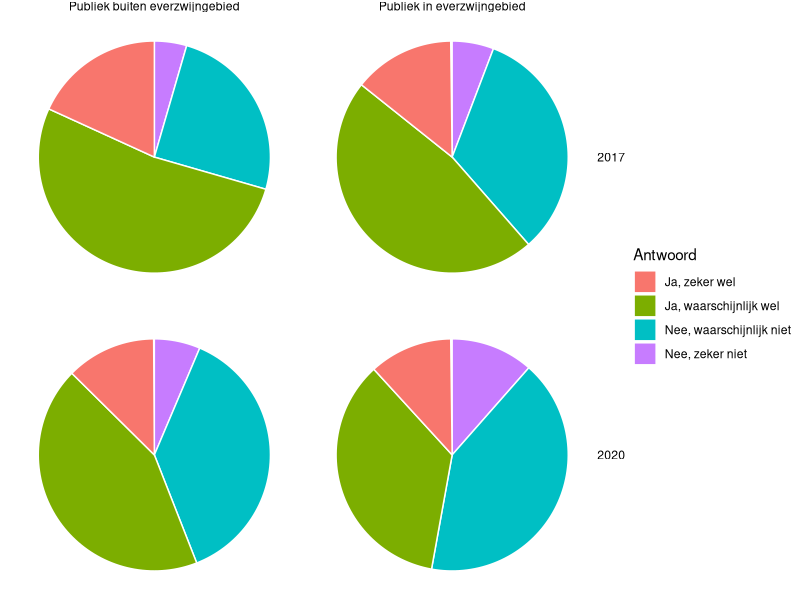

This chart was generated by the following R code:
## ---- chunk 1
library(tidyverse)
library(ggplot2)
## ---- chunk 2
Aantrekking_data <- read.csv("./dashboard/input/maatschappelijke_draagkracht/F14_2_data.csv",
                         sep = ",",
                         header = TRUE)

## ---- chunk 3
Aantrekking_data$Antwoord <- factor(Aantrekking_data$Antwoord , 
                                    levels = c('Ja, zeker wel', 'Ja, waarschijnlijk wel', 
                                               'Nee, waarschijnlijk niet', 'Nee, zeker niet'))

plot_aantrekking <- ggplot(data = Aantrekking_data, 
                   aes(x="", 
                       y=percentage, 
                       fill=Antwoord)) +
  geom_bar(stat="identity", 
           width=1,
           color="white") +
  coord_polar("y", 
              start=0) +
  facet_grid (Year ~ Sector) +
  theme_void()

plot_aantrekking

